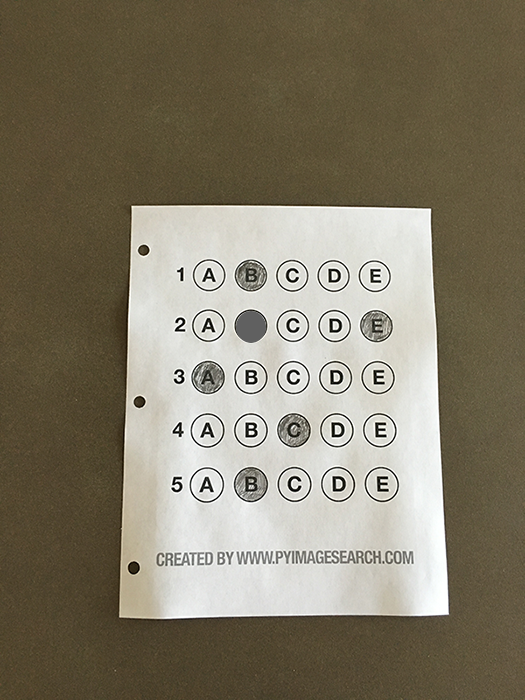
#> input picture omr2.png, 525 x 700 px
$ python grader.py
#> lines starting #> are read from the running program, lines starting #| are printed output that depends on the picture; after the words box and inside, x2 and y2 are one past the last pixel; in counts of white or black regions, pixels touching at a corner belong together
### four_point.py
import numpy as np
import cv2


def order_points(pts):
    # initialzie a list of coordinates that will be ordered
    # such that the first entry in the list is the top-left,
    # the second entry is the top-right, the third is the
    # bottom-right, and the fourth is the bottom-left
    rect = np.zeros((4, 2), dtype="float32")
    # the top-left point will have the smallest sum, whereas
    # the bottom-right point will have the largest sum
    s = pts.sum(axis=1)
    rect[0] = pts[np.argmin(s)]
    rect[2] = pts[np.argmax(s)]
    # now, compute the difference between the points, the
    # top-right point will have the smallest difference,
    # whereas the bottom-left will have the largest difference
    diff = np.diff(pts, axis=1)
    rect[1] = pts[np.argmin(diff)]
    rect[3] = pts[np.argmax(diff)]
    # return the ordered coordinates
    return rect


def four_point_transform(image, pts):
    # obtain a consistent order of the points and unpack them
    # individually
    rect = order_points(pts)
    (tl, tr, br, bl) = rect
    # compute the width of the new image, which will be the
    # maximum distance between bottom-right and bottom-left
    # x-coordiates or the top-right and top-left x-coordinates
    widthA = np.sqrt(((br[0] - bl[0]) ** 2) + ((br[1] - bl[1]) ** 2))
    widthB = np.sqrt(((tr[0] - tl[0]) ** 2) + ((tr[1] - tl[1]) ** 2))
    maxWidth = max(int(widthA), int(widthB))
    # compute the height of the new image, which will be the
    # maximum distance between the top-right and bottom-right
    # y-coordinates or the top-left and bottom-left y-coordinates
    heightA = np.sqrt(((tr[0] - br[0]) ** 2) + ((tr[1] - br[1]) ** 2))
    heightB = np.sqrt(((tl[0] - bl[0]) ** 2) + ((tl[1] - bl[1]) ** 2))
    maxHeight = max(int(heightA), int(heightB))
    # now that we have the dimensions of the new image, construct
    # the set of destination points to obtain a "birds eye view",
    # (i.e. top-down view) of the image, again specifying points
    # in the top-left, top-right, bottom-right, and bottom-left
    # order
    dst = np.array([
        [0, 0],
        [maxWidth - 1, 0],
        [maxWidth - 1, maxHeight - 1],
        [0, maxHeight - 1]], dtype="float32")
    # compute the perspective transform matrix and then apply it
    M = cv2.getPerspectiveTransform(rect, dst)
    warped = cv2.warpPerspective(image, M, (maxWidth, maxHeight))
    # return the warped image
    return warped

### grader.py
import copy
import statistics
import cv2
import numpy as np
import imutils
from imutils import contours
import four_point


def extract_size(item):
    (_, _, width, heigth) = cv2.boundingRect(item)
    return (width, heigth)


def calc_sizes_avg(data):
    sizes = list(map(extract_size, data))
    filtered_sizes = list(
        filter(lambda item: is_between(item[0]/item[1], 1, 0.2), sizes))
    means_sizes = list(map(statistics.median_high, list(zip(*filtered_sizes))))
    return tuple(means_sizes)


def is_between(value, limit, error_margin=2):
    return limit - error_margin <= value <= limit + error_margin


def show_contours(cnts, background):
    image = copy.deepcopy(background)
    cv2.drawContours(image, cnts, -1, 255, -1)
    cv2.imshow("show", image)
    cv2.waitKey(0)


def filter_contours(all_contours, mean_width, mean_height):
    question_cnts = []
    for contour in all_contours:
        (width, height) = extract_size(contour)
        if is_between(width, mean_width) and is_between(height, mean_height):
            question_cnts.append(contour)
    return question_cnts


def sum_pixels(contour, thresh):
    mask = np.zeros(thresh.shape, dtype="uint8")
    cv2.drawContours(mask, [contour], -1, 255, -1)
    mask = cv2.bitwise_and(thresh, thresh, mask=mask)
    return cv2.countNonZero(mask)


def apply_threshold(cuted_image):
    thresh = cv2.threshold(
        cuted_image, 0, 255, cv2.THRESH_BINARY_INV | cv2.THRESH_OTSU)[1]
    return thresh


def get_contours(image):
    cnts = cv2.findContours(image, cv2.RETR_EXTERNAL, cv2.CHAIN_APPROX_SIMPLE)
    cnts = imutils.grab_contours(cnts)
    return cnts


def get_doc_contour(all_contours, accuracy_tax):
    if len(all_contours) > 0:
        all_sorted_contours = sorted(
            all_contours,
            key=cv2.contourArea,
            reverse=True
        )
    for contour in all_sorted_contours:
        perimeter_contour = cv2.arcLength(contour, True)
        epsilon = accuracy_tax * perimeter_contour
        approximated_contour = cv2.approxPolyDP(
            contour, epsilon, True)
        if len(approximated_contour) == 4:
            doc_cnt = approximated_contour
            return doc_cnt


def main(image_path="omr2.png",
         num_lines=5,
         num_options=5,
         accuracy_tax=0.02):

#> called with image_path = 'omr2.png', num_lines = 5, num_options = 5, accuracy_tax = 0.02
    image = cv2.imread(image_path)
#> image is the input picture: shape (700, 525, 3); mean B, G, R 104.6, 123, 130.5
    gray = cv2.cvtColor(image, cv2.COLOR_BGR2GRAY)
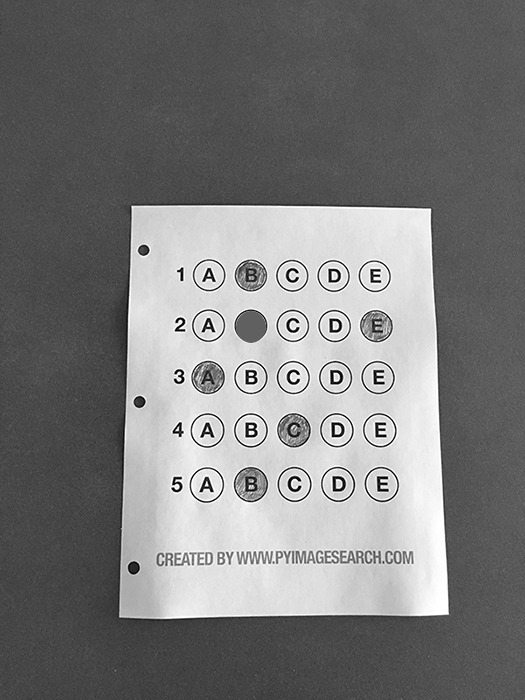
#> gray: shape (700, 525); min 0, max 255, mean 123.2
    blurred = cv2.GaussianBlur(gray, (5, 5), 0)
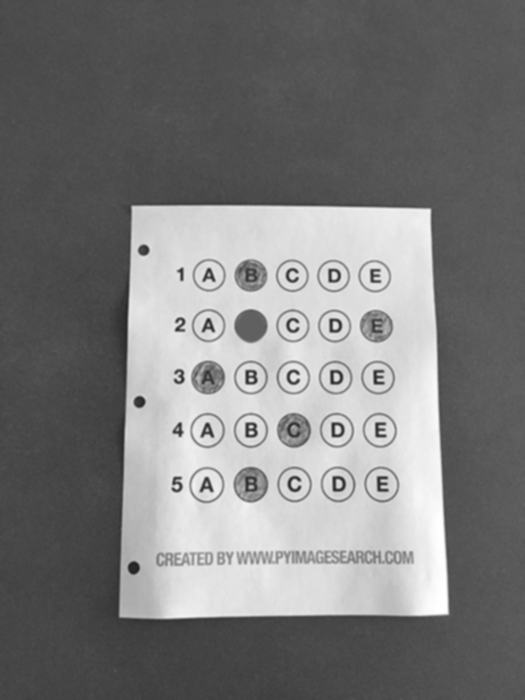
#> blurred: shape (700, 525); min 34, max 255, mean 123.2
    edged = cv2.Canny(blurred, 75, 200)
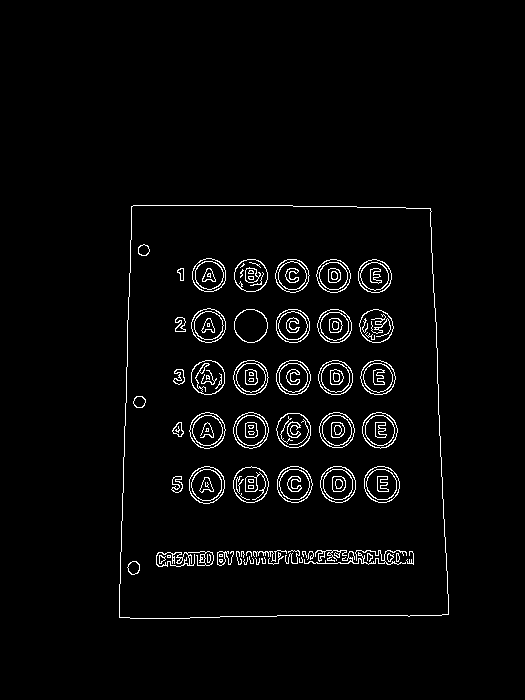
#> edged: shape (700, 525); 2.9% white in thin lines or dots, all inside (x1, y1, x2, y2) = (119, 205, 449, 619)

    all_contours = cnts = get_contours(edged)
#> in get_contours, `cnts = cv2.findContours(image, cv2.RETR_EXTERNAL, cv2.CHAIN_APPROX_SIM..`: cnts = 1 contour; box (x1, y1, x2, y2) and area: (119, 205, 449, 619) 128732
#> all_contours has the same summary as cnts in get_contours

    doc_cnt = get_doc_contour(all_contours, accuracy_tax)
#> in get_doc_contour, `all_sorted_contours = sorted( all_contours, key=cv2.contourArea, rever..`: all_sorted_contours has the same summary as cnts in get_contours
#> the loop in get_doc_contour, `for contour in all_sorted_contours:` made 1 pass
#> (perimeter_contour, epsilon, doc_cnt) on pass 1: (1462.8, 29.26, [[131, 206], [119, 617], [448, 614], [430, 208]])
#> doc_cnt = [[131, 206], [119, 617], [448, 614], [430, 208]]

    paper = four_point.four_point_transform(image, doc_cnt.reshape(4, 2))
#> in order_points, `s = pts.sum(axis=1)`: s = [337, 736, 1062, 638]
#> in order_points, `diff = np.diff(pts, axis=1)`: diff = [75, 498, 166, -222]
#> in four_point_transform, `rect = order_points(pts)`: rect = [[131, 206], [430, 208], [448, 614], [119, 617]]
#> in four_point_transform, `(tl, tr, br, bl) = rect`: tl = [131, 206]; tr = [430, 208]; br = [448, 614]; bl = [119, 617]
#> in four_point_transform, `widthA = np.sqrt(((br[0] - bl[0]) ** 2) + ((br[1] - bl[1]) ** 2))`: widthA = 329
#> in four_point_transform, `widthB = np.sqrt(((tr[0] - tl[0]) ** 2) + ((tr[1] - tl[1]) ** 2))`: widthB = 299
#> in four_point_transform, `maxWidth = max(int(widthA), int(widthB))`: maxWidth = 329
#> in four_point_transform, `heightA = np.sqrt(((tr[0] - br[0]) ** 2) + ((tr[1] - br[1]) ** 2))`: heightA = 406.4
#> in four_point_transform, `heightB = np.sqrt(((tl[0] - bl[0]) ** 2) + ((tl[1] - bl[1]) ** 2))`: heightB = 411.2
#> in four_point_transform, `maxHeight = max(int(heightA), int(heightB))`: maxHeight = 411
#> in four_point_transform, `dst = np.array([ [0, 0], [maxWidth - 1, 0], [maxWidth - 1, maxHeight -..`: dst = [[0, 0], [328, 0], [328, 410], [0, 410]]
#> in four_point_transform, `M = cv2.getPerspectiveTransform(rect, dst)`: M = [[1.14, 0.0332, -155.6], [-0.00769, 1.15, -235.9], [-4.2e-05, 0.000256, 1]]

    warped = four_point.four_point_transform(gray, doc_cnt.reshape(4, 2))
#> in four_point_transform (call 2), `warped = cv2.warpPerspective(image, M, (maxWidth, maxHeight))`:
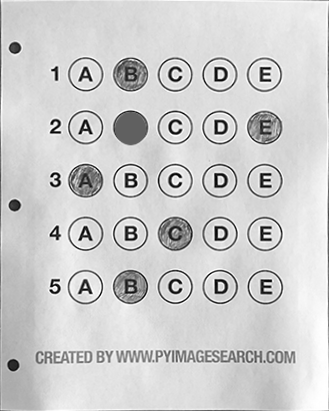
#> warped: shape (411, 329); min 0, max 255, mean 205.7

    show_contours([], image)
    show_contours([], paper)

    thresh = apply_threshold(warped)
#> in apply_threshold, `thresh = cv2.threshold( cuted_image, 0, 255, cv2.THRESH_BINARY_INV | c..`:
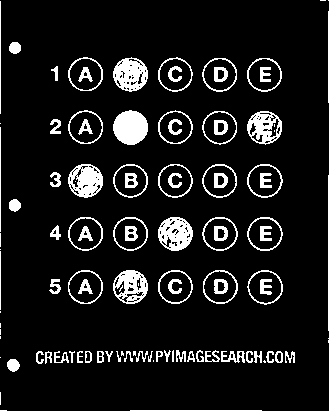
#> thresh: shape (411, 329); 10% white; 106 white regions (23 under 20 px)

    show_contours([], thresh)

    cnts = get_contours(thresh)
#> in get_contours (call 2), `cnts = cv2.findContours(image, cv2.RETR_EXTERNAL, cv2.CHAIN_APPROX_SIM..`: cnts = 82 contours, 32 with area under 20; largest, box (x1, y1, x2, y2) and area: (247, 270, 283, 305) 910, (247, 217, 283, 251) 905, (203, 270, 238, 304) 901, (68, 270, 103, 304) 901, (202, 217, 238, 251) 900

    show_contours(cnts, paper)

    (mean_width, mean_height) = calc_sizes_avg(cnts)
#> in extract_size, `(_, _, width, heigth) = cv2.boundingRect(item)`: width = 132; heigth = 1
#> in calc_sizes_avg, `sizes = list(map(extract_size, data))`: sizes = 82 pairs, first value 1 to 132, second value 1 to 156
#> in calc_sizes_avg, `filtered_sizes = list( filter(lambda item: is_between(item[0]/item[1],..`: filtered_sizes = 39 pairs, first value 1 to 36, second value 1 to 35
#> in calc_sizes_avg, `means_sizes = list(map(statistics.median_high, list(zip(*filtered_size..`: means_sizes = [35, 34]
#> mean_width = 35; mean_height = 34

    valid_bubbles_options = filter_contours(cnts, mean_width, mean_height)
#> the loop in filter_contours, `for contour in all_contours:` made 82 passes
#> (width, heigth in extract_size, height) on passes 4, 6, 8, 9, 10, 11, 12, 13, 14, 15, 16, 17: (3, 3, 3), (13, 13, 13), (10, 12, 12), (8, 12, 12), (8, 12, 12), (8, 12, 12), (7, 12, 12), (24, 12, 12), (8, 11, 11), (7, 11, 11), (5, 11, 11), (12, 11, 11)
#> (contour, width, heigth in extract_size, height) on passes 1, 2, 3, 5, 7, 33: ([[130, 410], [261, 410]], 132, 1, 1), ([[0, 410], [6, 410]], 7, 1, 1), ([[0, 392], [0, 404]], 1, 13, 13), ([[153, 360], [153, 361]], 1, 2, 2), ([[0, 357]], 1, 1, 1), ([[173, 350], [172, 351], [172, 361], [173, 361]], 2, 12, 12)
#> after the loop in filter_contours, `for contour in all_contours:`: question_cnts = 25 contours; largest, box (x1, y1, x2, y2) and area: (247, 270, 283, 305) 910, (247, 217, 283, 251) 905, (203, 270, 238, 304) 901, (68, 270, 103, 304) 901, (202, 217, 238, 251) 900
#> valid_bubbles_options has the same summary as question_cnts in filter_contours

    show_contours(valid_bubbles_options, paper)
#> in show_contours (call 5), `cv2.drawContours(image, cnts, -1, 255, -1)`:
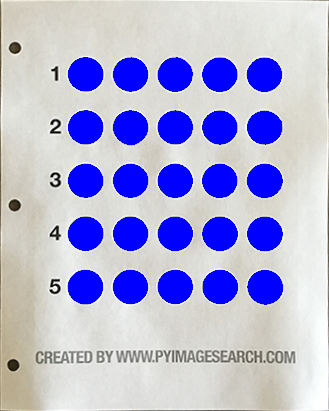
#> image: shape (411, 329, 3); mean B, G, R 216.4, 178.2, 178.9
    valid_bubbles_options.reverse()

    for (_, i) in enumerate(np.arange(0, len(valid_bubbles_options), num_lines)):
        cnts = contours.sort_contours(
            valid_bubbles_options[i: i + num_options])[0]
        list_num_pixels = list(
            map(lambda item: sum_pixels(item, thresh), cnts))
        mean_num_pixels = statistics.mean(list_num_pixels)
        counter = sum(
            [1 for item in list_num_pixels if item > mean_num_pixels])
        print(counter)
#> this loop made 5 passes
#> (i, list_num_pixels, mean_num_pixels, counter) on passes 1 to 5: (0, [289, 817, 290, 320, 300], 403.2, 1), (5, [279, 946, 290, 307, 686], 501.6, 2), (10, [794, 318, 285, 326, 316], 407.8, 1), (15, [294, 323, 805, 331, 320], 414.6, 1), (20, [286, 722, 294, 324, 317], 388.6, 1)
#| 1
#| 2
#| 1
#| 1
#| 1
#> pass 1, in sum_pixels (call 3), `mask = cv2.bitwise_and(thresh, thresh, mask=mask)`:
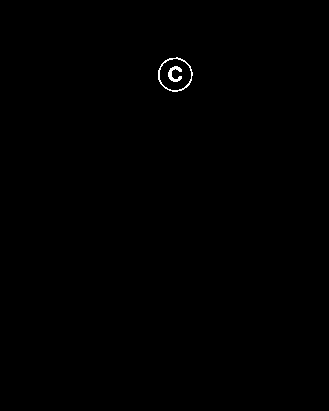
#> mask: shape (411, 329); 0.21% white in thin lines or dots, all inside (x1, y1, x2, y2) = (158, 57, 193, 92)


main()
# main("form.png", num_lines=6, num_options=6)
